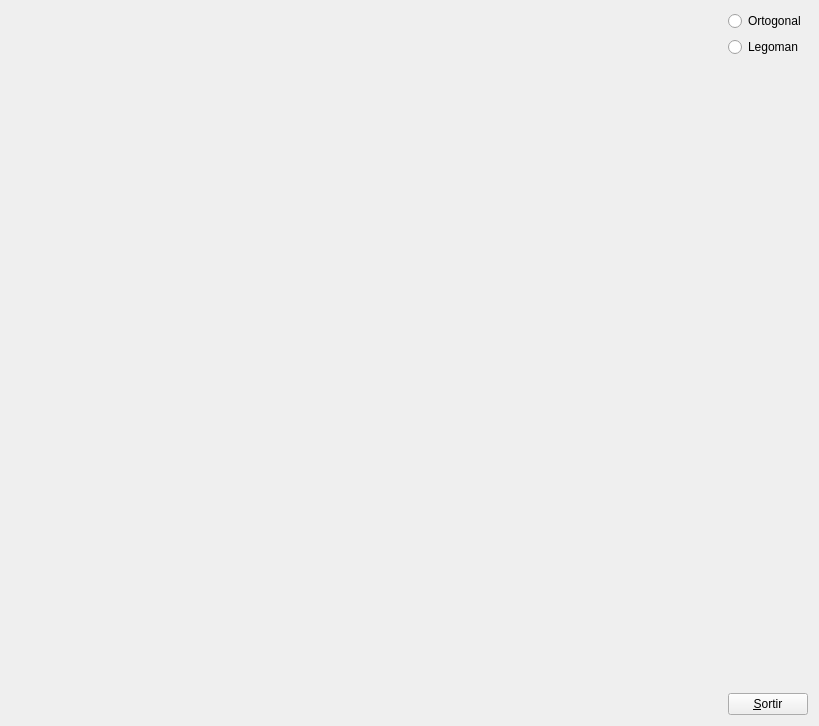
<?xml version="1.0" encoding="UTF-8"?>
<ui version="4.0">
 <class>MyForm</class>
 <widget class="QWidget" name="MyForm">
  <property name="geometry">
   <rect>
    <x>0</x>
    <y>0</y>
    <width>819</width>
    <height>726</height>
   </rect>
  </property>
  <property name="windowTitle">
   <string>Form</string>
  </property>
  <layout class="QHBoxLayout" name="horizontalLayout">
   <item>
    <widget class="MyGLWidget" name="widget" native="true">
     <property name="sizePolicy">
      <sizepolicy hsizetype="Expanding" vsizetype="Expanding">
       <horstretch>0</horstretch>
       <verstretch>0</verstretch>
      </sizepolicy>
     </property>
    </widget>
   </item>
   <item>
    <layout class="QVBoxLayout" name="verticalLayout">
     <item>
      <widget class="QRadioButton" name="radioButton">
       <property name="text">
        <string>Ortogonal</string>
       </property>
      </widget>
     </item>
     <item>
      <widget class="QRadioButton" name="radioButton_2">
       <property name="text">
        <string>Legoman</string>
       </property>
      </widget>
     </item>
     <item>
      <spacer name="verticalSpacer">
       <property name="orientation">
        <enum>Qt::Vertical</enum>
       </property>
       <property name="sizeHint" stdset="0">
        <size>
         <width>20</width>
         <height>40</height>
        </size>
       </property>
      </spacer>
     </item>
     <item>
      <widget class="QPushButton" name="pushButton">
       <property name="sizePolicy">
        <sizepolicy hsizetype="Fixed" vsizetype="Fixed">
         <horstretch>0</horstretch>
         <verstretch>0</verstretch>
        </sizepolicy>
       </property>
       <property name="text">
        <string>&amp;Sortir</string>
       </property>
      </widget>
     </item>
    </layout>
   </item>
  </layout>
 </widget>
 <customwidgets>
  <customwidget>
   <class>MyGLWidget</class>
   <extends>QWidget</extends>
   <header>MyGLWidget.h</header>
   <container>1</container>
   <slots>
    <slot>canviarCamera()</slot>
    <slot>canviaLegoMan()</slot>
   </slots>
  </customwidget>
 </customwidgets>
 <resources/>
 <connections>
  <connection>
   <sender>pushButton</sender>
   <signal>clicked()</signal>
   <receiver>MyForm</receiver>
   <slot>close()</slot>
   <hints>
    <hint type="sourcelabel">
     <x>793</x>
     <y>716</y>
    </hint>
    <hint type="destinationlabel">
     <x>839</x>
     <y>529</y>
    </hint>
   </hints>
  </connection>
  <connection>
   <sender>radioButton</sender>
   <signal>clicked()</signal>
   <receiver>widget</receiver>
   <slot>canviarCamera()</slot>
   <hints>
    <hint type="sourcelabel">
     <x>736</x>
     <y>26</y>
    </hint>
    <hint type="destinationlabel">
     <x>595</x>
     <y>107</y>
    </hint>
   </hints>
  </connection>
  <connection>
   <sender>radioButton_2</sender>
   <signal>clicked()</signal>
   <receiver>widget</receiver>
   <slot>canviaLegoMan()</slot>
   <hints>
    <hint type="sourcelabel">
     <x>786</x>
     <y>50</y>
    </hint>
    <hint type="destinationlabel">
     <x>683</x>
     <y>202</y>
    </hint>
   </hints>
  </connection>
 </connections>
</ui>
